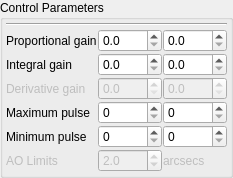
         <widget class="QWidget" name="tab">
          <attribute name="title">
           <string>Control</string>
          </attribute>
          <layout class="QVBoxLayout" name="verticalLayout_6">
           <property name="leftMargin">
            <number>0</number>
           </property>
           <property name="topMargin">
            <number>0</number>
           </property>
           <property name="rightMargin">
            <number>0</number>
           </property>
           <property name="bottomMargin">
            <number>0</number>
           </property>
           <item>
            <widget class="QGroupBox" name="controlGroup">
             <property name="title">
              <string>Control Parameters</string>
             </property>
             <layout class="QVBoxLayout" name="verticalLayout_3">
              <property name="spacing">
               <number>3</number>
              </property>
              <property name="leftMargin">
               <number>3</number>
              </property>
              <property name="topMargin">
               <number>3</number>
              </property>
              <property name="rightMargin">
               <number>3</number>
              </property>
              <property name="bottomMargin">
               <number>3</number>
              </property>
              <item>
               <widget class="Line" name="line">
                <property name="orientation">
                 <enum>Qt::Horizontal</enum>
                </property>
               </widget>
              </item>
              <item>
               <layout class="QGridLayout" name="gridLayout_2">
                <property name="spacing">
                 <number>1</number>
                </property>
                <item row="0" column="0">
                 <widget class="QLabel" name="l_11">
                  <property name="toolTip">
                   <string>&lt;html&gt;&lt;head/&gt;&lt;body&gt;&lt;p&gt;Proportional term accounts for present values of the error. For example, if the error is large and positive, the guider corrective pulse will also be large and positive.&lt;/p&gt;&lt;/body&gt;&lt;/html&gt;</string>
                  </property>
                  <property name="text">
                   <string>Proportional gain</string>
                  </property>
                 </widget>
                </item>
                <item row="0" column="1">
                 <widget class="QDoubleSpinBox" name="spinBox_PropGainRA">
                  <property name="decimals">
                   <number>1</number>
                  </property>
                  <property name="maximum">
                   <double>1000.000000000000000</double>
                  </property>
                 </widget>
                </item>
                <item row="0" column="2">
                 <widget class="QDoubleSpinBox" name="spinBox_PropGainDEC">
                  <property name="decimals">
                   <number>1</number>
                  </property>
                  <property name="maximum">
                   <double>1000.000000000000000</double>
                  </property>
                 </widget>
                </item>
                <item row="1" column="0">
                 <widget class="QLabel" name="l_12">
                  <property name="toolTip">
                   <string>&lt;html&gt;&lt;head/&gt;&lt;body&gt;&lt;p&gt;Integral term accounts for past values of the error. For example, if the current pulse is not sufficiently strong, the integral of the error will accumulate over time, and the guider will respond by applying a stronger action.&lt;/p&gt;&lt;/body&gt;&lt;/html&gt;</string>
                  </property>
                  <property name="text">
                   <string>Integral gain</string>
                  </property>
                 </widget>
                </item>
                <item row="1" column="1">
                 <widget class="QDoubleSpinBox" name="spinBox_IntGainRA">
                  <property name="decimals">
                   <number>1</number>
                  </property>
                  <property name="maximum">
                   <double>1000.000000000000000</double>
                  </property>
                 </widget>
                </item>
                <item row="1" column="2">
                 <widget class="QDoubleSpinBox" name="spinBox_IntGainDEC">
                  <property name="decimals">
                   <number>1</number>
                  </property>
                  <property name="maximum">
                   <double>1000.000000000000000</double>
                  </property>
                 </widget>
                </item>
                <item row="2" column="0">
                 <widget class="QLabel" name="l_13">
                  <property name="enabled">
                   <bool>false</bool>
                  </property>
                  <property name="toolTip">
                   <string>Derivative term accounts for possible future trends of the error, based on its current rate of change.</string>
                  </property>
                  <property name="text">
                   <string>Derivative gain</string>
                  </property>
                 </widget>
                </item>
                <item row="2" column="1">
                 <widget class="QDoubleSpinBox" name="spinBox_DerGainRA">
                  <property name="enabled">
                   <bool>false</bool>
                  </property>
                  <property name="decimals">
                   <number>1</number>
                  </property>
                  <property name="maximum">
                   <double>1000.000000000000000</double>
                  </property>
                 </widget>
                </item>
                <item row="2" column="2">
                 <widget class="QDoubleSpinBox" name="spinBox_DerGainDEC">
                  <property name="enabled">
                   <bool>false</bool>
                  </property>
                  <property name="decimals">
                   <number>1</number>
                  </property>
                  <property name="maximum">
                   <double>1000.000000000000000</double>
                  </property>
                 </widget>
                </item>
                <item row="3" column="0">
                 <widget class="QLabel" name="l_14">
                  <property name="toolTip">
                   <string>&lt;html&gt;&lt;head/&gt;&lt;body&gt;&lt;p&gt;Maximum guide pulse that is generated by the guider and sent to the mount.&lt;/p&gt;&lt;/body&gt;&lt;/html&gt;</string>
                  </property>
                  <property name="text">
                   <string>Maximum pulse</string>
                  </property>
                 </widget>
                </item>
                <item row="3" column="1">
                 <widget class="QSpinBox" name="spinBox_MaxPulseRA">
                  <property name="maximum">
                   <number>9999</number>
                  </property>
                 </widget>
                </item>
                <item row="3" column="2">
                 <widget class="QSpinBox" name="spinBox_MaxPulseDEC">
                  <property name="maximum">
                   <number>9999</number>
                  </property>
                 </widget>
                </item>
                <item row="4" column="0">
                 <widget class="QLabel" name="l_15">
                  <property name="toolTip">
                   <string>&lt;html&gt;&lt;head/&gt;&lt;body&gt;&lt;p&gt;Minimum guide pulse that is sent to the mount. If the generated pulse is less than this value, then no pulse is sent to the mount.&lt;/p&gt;&lt;/body&gt;&lt;/html&gt;</string>
                  </property>
                  <property name="text">
                   <string>Minimum pulse</string>
                  </property>
                 </widget>
                </item>
                <item row="4" column="1">
                 <widget class="QSpinBox" name="spinBox_MinPulseRA">
                  <property name="maximum">
                   <number>9999</number>
                  </property>
                 </widget>
                </item>
                <item row="4" column="2">
                 <widget class="QSpinBox" name="spinBox_MinPulseDEC">
                  <property name="maximum">
                   <number>9999</number>
                  </property>
                 </widget>
                </item>
                <item row="5" column="0">
                 <widget class="QLabel" name="l_23">
                  <property name="enabled">
                   <bool>false</bool>
                  </property>
                  <property name="text">
                   <string>AO Limits</string>
                  </property>
                 </widget>
                </item>
                <item row="5" column="1">
                 <widget class="QDoubleSpinBox" name="spinBox_AOLimit">
                  <property name="enabled">
                   <bool>false</bool>
                  </property>
                  <property name="toolTip">
                   <string>Maximum deviation to correct for using Adaptive Optics unit. If the guiding deviation exceeds this value, Ekos will guide the mount mechanically</string>
                  </property>
                  <property name="decimals">
                   <number>1</number>
                  </property>
                  <property name="maximum">
                   <double>30.000000000000000</double>
                  </property>
                  <property name="singleStep">
                   <double>0.500000000000000</double>
                  </property>
                  <property name="value">
                   <double>2.000000000000000</double>
                  </property>
                 </widget>
                </item>
                <item row="5" column="2">
                 <widget class="QLabel" name="l_24">
                  <property name="enabled">
                   <bool>false</bool>
                  </property>
                  <property name="text">
                   <string>arcsecs</string>
                  </property>
                 </widget>
                </item>
               </layout>
              </item>
             </layout>
            </widget>
           </item>
          </layout>
         </widget>
